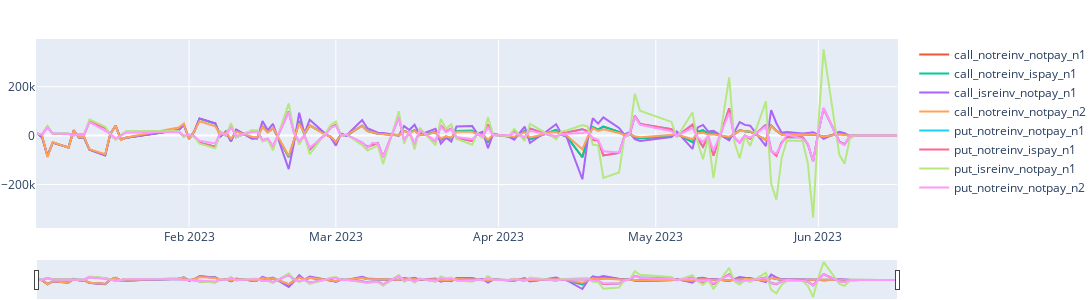

Notebook code cell kept with this figure:
### Markdown cell above
#### 3.8 today_hold_profit_loss

### Code cell
fig = px.line()
fig.add_scatter(x=dates, y=call_notreinv_notpay_n1['today_hold_profit_loss'], name= 'call_notreinv_notpay_n1')
fig.add_scatter(x=dates, y=call_notreinv_ispay_n1['today_hold_profit_loss'], name= 'call_notreinv_ispay_n1')
fig.add_scatter(x=dates, y=call_isreinv_notpay_n1['today_hold_profit_loss'], name= 'call_isreinv_notpay_n1')
fig.add_scatter(x=dates, y=call_notreinv_notpay_n2['today_hold_profit_loss'], name= 'call_notreinv_notpay_n2')
fig.add_scatter(x=dates, y=put_notreinv_notpay_n1['today_hold_profit_loss'], name= 'put_notreinv_notpay_n1')
fig.add_scatter(x=dates, y=put_notreinv_ispay_n1['today_hold_profit_loss'], name= 'put_notreinv_ispay_n1')
fig.add_scatter(x=dates, y=put_isreinv_notpay_n1['today_hold_profit_loss'], name= 'put_isreinv_notpay_n1')
fig.add_scatter(x=dates, y=put_notreinv_notpay_n2['today_hold_profit_loss'], name= 'put_notreinv_notpay_n2')
fig.update_xaxes(rangeslider_visible=True)
fig.update_layout(autosize=False, width=1300, height=300, margin=dict(l=1, r=1, b=1, t=40, pad=1))
fig.show()
